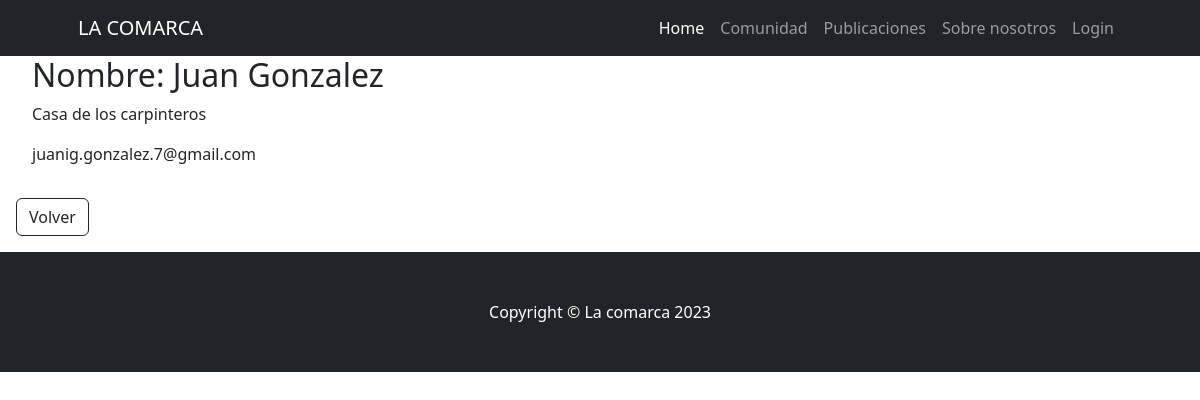
The page /comunidad/miembro_detail/1 on the database as committed earlier.
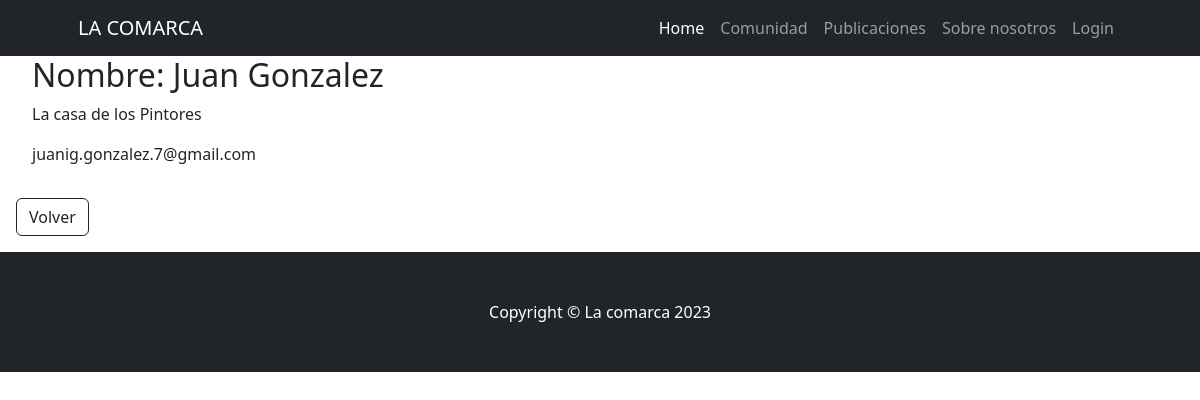
The same page on the database as committed later.
### comunidad/models.py (models this page shows, shortened)
class Miembro(models.Model):
    nombre = models.CharField(max_length=50)
    apellido = models.CharField(max_length=50)
    nacimiento = models.DateField(null=True)
    profesion = models.CharField(max_length=50)
    email = models.EmailField(unique=True)
    casa_comarca = models.ForeignKey(CasasComunidad, on_delete=models.SET_NULL,null=True,blank=True, verbose_name="Hogar en la comarca")
    class Meta:
        verbose_name = "Miembro"
        verbose_name_plural = "Miembros"

class CasasComunidad(models.Model):
    nombre_casa = models.CharField(max_length=50)
    descripcion = models.CharField(max_length=500)
    def __str__(self):
        return self.nombre_casa
    class Meta:
        verbose_name = "Casa"
        verbose_name_plural = "Casas"

### comunidad/views.py (the view)
# urls.py: path("miembro_detail/<int:pk>", views.MiembroDetail.as_view(), name="miembro_detail"),
class MiembroDetail(DetailView):
    model = models.Miembro

### comunidad/templates/comunidad/miembro_detail.html
{% extends 'home/base.html' %}
{% block content %}
    <ul>
        <h2>Nombre: {{object.nombre}} {{object.apellido}}</h2>
        <p>{{object.casa_comarca}}</p>
        <p>{{object.email}}</p>
    </ul>
    <a class="btn btn-outline-dark m-3 m-3" href="{% url 'comunidad:miembro_list' %}">Volver</a>
{% endblock content %}

Rows that differ between the two databases and show on the page:
changed Miembro "Juan": casa_comarca "Casa de los carpinteros" → "La casa de los Pintores"
